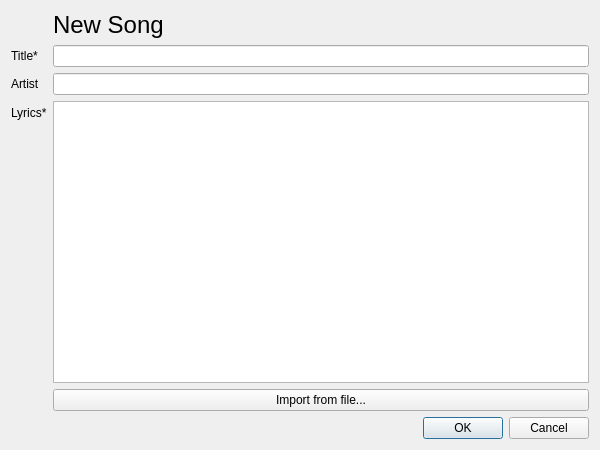
<?xml version="1.0" encoding="UTF-8"?>
<ui version="4.0">
 <class>LyricsWindow</class>
 <widget class="QWidget" name="LyricsWindow">
  <property name="geometry">
   <rect>
    <x>0</x>
    <y>0</y>
    <width>600</width>
    <height>450</height>
   </rect>
  </property>
  <property name="windowTitle">
   <string>New Song</string>
  </property>
  <layout class="QFormLayout" name="formLayout">
   <property name="fieldGrowthPolicy">
    <enum>QFormLayout::AllNonFixedFieldsGrow</enum>
   </property>
   <item row="1" column="0">
    <widget class="QLabel" name="titleLabel">
     <property name="text">
      <string>Title*</string>
     </property>
    </widget>
   </item>
   <item row="1" column="1">
    <widget class="QLineEdit" name="titleInput">
     <property name="text">
      <string/>
     </property>
    </widget>
   </item>
   <item row="2" column="0">
    <widget class="QLabel" name="artistLabel">
     <property name="text">
      <string>Artist</string>
     </property>
    </widget>
   </item>
   <item row="2" column="1">
    <widget class="QLineEdit" name="artistInput">
     <property name="text">
      <string/>
     </property>
    </widget>
   </item>
   <item row="3" column="0">
    <widget class="QLabel" name="lyricsLabel">
     <property name="text">
      <string>Lyrics*</string>
     </property>
    </widget>
   </item>
   <item row="3" column="1">
    <widget class="QPlainTextEdit" name="lyricsInput">
     <property name="sizePolicy">
      <sizepolicy hsizetype="Expanding" vsizetype="Expanding">
       <horstretch>1</horstretch>
       <verstretch>1</verstretch>
      </sizepolicy>
     </property>
     <property name="minimumSize">
      <size>
       <width>200</width>
       <height>200</height>
      </size>
     </property>
     <property name="font">
      <font>
       <family>Overpass Mono</family>
       <kerning>true</kerning>
      </font>
     </property>
     <property name="plainText">
      <string/>
     </property>
    </widget>
   </item>
   <item row="4" column="1">
    <widget class="QPushButton" name="importButton">
     <property name="text">
      <string>Import from file...</string>
     </property>
    </widget>
   </item>
   <item row="5" column="1">
    <widget class="QDialogButtonBox" name="buttonBox">
     <property name="orientation">
      <enum>Qt::Horizontal</enum>
     </property>
     <property name="standardButtons">
      <set>QDialogButtonBox::Cancel|QDialogButtonBox::Ok</set>
     </property>
     <property name="centerButtons">
      <bool>false</bool>
     </property>
    </widget>
   </item>
   <item row="0" column="1">
    <widget class="QLabel" name="dialogTitleLabel">
     <property name="font">
      <font>
       <pointsize>18</pointsize>
      </font>
     </property>
     <property name="text">
      <string>New Song</string>
     </property>
     <property name="alignment">
      <set>Qt::AlignLeading|Qt::AlignLeft|Qt::AlignVCenter</set>
     </property>
    </widget>
   </item>
  </layout>
 </widget>
 <resources/>
 <connections/>
</ui>
